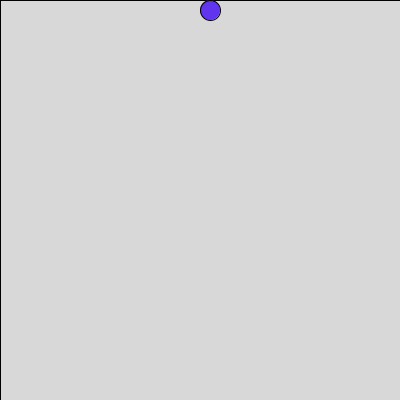
Frame 1 (no input)
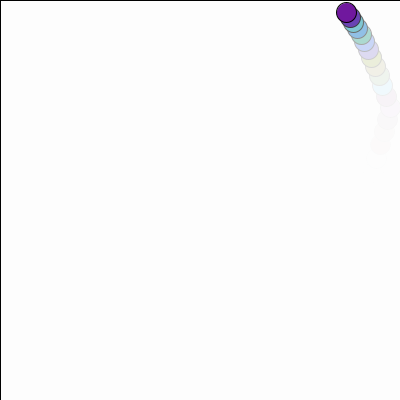
Frame 60 (the mouse pressed at the canvas centre just before this capture)
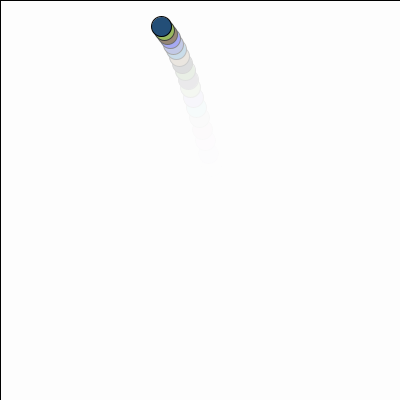
Frame 120 (the mouse held since frame 60 and released just before this capture)

The Processing sketch that drew these frames (run headless with seeded random() and noise(); from frame 60 on, the mouse is pressed at the canvas centre):

// Processing sketch: processing_71826
// ── processing_71826.pde

/*
/ Norm Krumpe
 / September 23, 2012
 / An object that bounces around the screen.  There are 
 / a couple reasons I made this.
 / 1. To play around with objects that bounce around the
 /    screen.
 / 2. To be extra careful about documenting my code and
 /    factoring my code into methods (functions) that
 /    make it easy to adjust.
 / 3. PLEASE play around with this.  
 */

// The location, size, and speed of the ball
float speedX, speedY;
float objectX, objectY, objectWidth, objectHeight;

// acceleration...modify this to affect
// how the ySpeed changes.  Closer to zero
// reduces the effects of gravity.  For example,
// 0.1 makes it seem more like how things might move
// on the moon.
float GRAVITY = 0.6;

// damping effect...modify this to affect
// the bounciness of the object.  Closer to zero
// loses bounciness.  Closer to 1 makes it more
// like a superball.
float DAMPING = 1.0;

// friction effect...modify this to affect
// the left-right motion when the object hits the floor.
// Closer to 1 makes the floor "slick", and closer to
// 0 makes the floor rougher, like sandpaper.
float FRICTION = .9;

// Set the screen size, the object's initial size,
// location, and speed.
void setup() {
  size(400, 400);

  objectX = width/2;
  objectY = 0;

  objectWidth = 20;
  objectHeight = objectWidth;

  speedX = 4;
  speedY = 4;
}

// The main driver for the motion
void draw() {

  // The second number in the fill affects
  // the transparency.  Adjust it to increase
  // or decrease the "tail" left behind the moving
  // object.
  fill(255, 60);
  rect(0, 0, width, height);

  drawObject();
  adjustForGravity();
  updateObjectLocation();
  checkForCollision();
}

// This draws the object that is bouncing.  Right
// now the object is a rectangle.  But it shouldn't
// be too hard to change this to some other object.
void drawObject() {
  updateColor(); 
  ellipse(objectX+ objectWidth/2, objectY + objectHeight/2, objectWidth, objectHeight);
}

// Adjusts the location of the object based on its
// current location and its speed
void updateObjectLocation() {
  objectX = objectX + speedX;
  objectY = objectY + speedY;
}

// Adjusts the object's y speed based on its
// current speed and the force of gravity
void adjustForGravity() {
  speedY = speedY + GRAVITY;
}

// Make adjustments whenever the object hits
// the wall or a floor.  Any of these should
// reverse the direction of the object (hitting
// the two walls, for example, reverses speedX).
// Hitting the floor will call friction and 
// damping into play.  Should hitting a wall
// be affected by friction?  What about hitting
// the ceiling?
void checkForCollision() {

  // Check for right-wall collision
  // This (perhaps poorly) assumes that
  // the object's position (objectX, objectY)
  // is based on that position being in the
  // upper-left corner of that object.
  // If (objectX, objectY) were in the center
  // of the object, then this code would need
  // to be adjusted appropriately.
  if (objectX > width - objectWidth) {
    objectX = width - objectWidth;
    speedX = -1 * speedX;
  }
  // Check for left-wall collision
  else if (objectX < 0) {
    objectX = 0;
    speedX = -1 * speedX;
  }

  // Check for floor collision:
  if (objectY > height - objectHeight) {
    objectY = height - objectHeight;
    speedY = -1 * speedY;
    speedY = DAMPING * speedY;
    speedX = FRICTION * speedX;
    }
    
  //Check for ceiling collision:
  else if (objectY < 0){
      objectY = 0 + objectHeight;
      speedY = -1 * speedY;
      speedY = DAMPING * speedY;
      speedX = FRICTION * speedX;
  
  }
  }
void updateColor (){
  fill(random(1,150),random(1,200),random(1,250));
}
